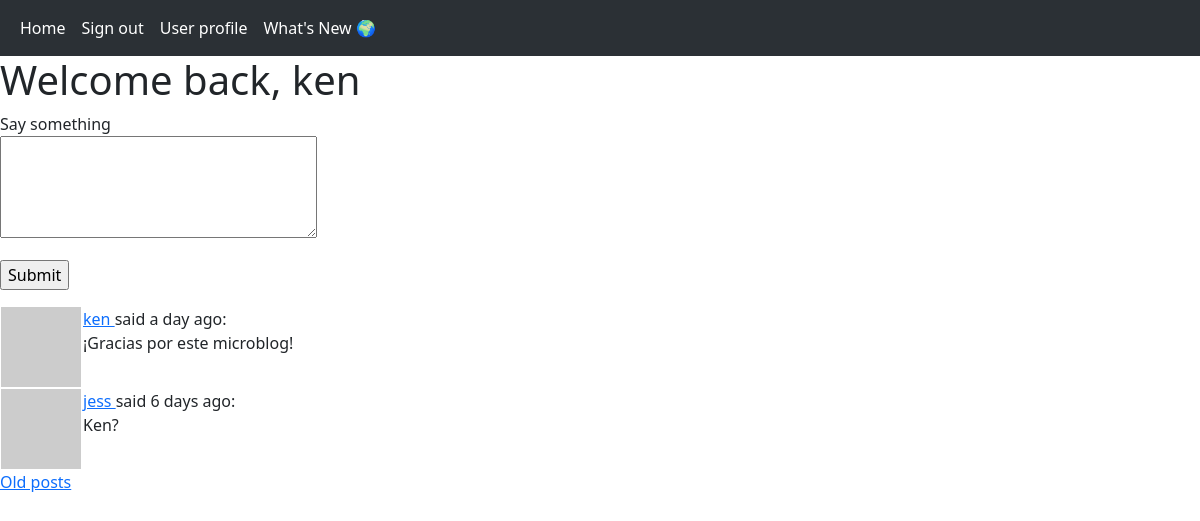
The page /index (signed in) on the database its author committed.
### app/models.py (models this page shows, shortened)
class User(db.Model, UserMixin):
    id = db.Column(db.Integer, primary_key=True)
    username = db.Column(db.String(64), index = True, unique = True)
    email = db.Column(db.String(120), index = True, unique = True)
    password_hash = db.Column(db.String(128))
    posts = db.relationship('Post', backref='author', lazy='dynamic')
    about_me = db.Column(db.String(140))
    last_seen = db.Column(db.DateTime, default = datetime.utcnow)
    followed = db.relationship(
        'User', secondary = followers,
        primaryjoin = (followers.c.follower_id == id),
        secondaryjoin = (followers.c.followed_id == id),
        backref = db.backref('followers', lazy='dynamic'),
        lazy='dynamic')
    def avatar(self, size):
        digest = md5(self.email.lower().encode('utf-8')).hexdigest()
        return 'https://www.gravatar.com/avatar/{}?d=identicon&s={}'.format(digest, size)
    def followed_posts(self):
        followed = Post.query.join(
            followers, (followers.c.followed_id == Post.user_id)).filter(
                followers.c.follower_id == self.id)
        own = Post.query.filter_by(user_id=self.id)
        return followed.union(own).order_by(Post.timestamp.desc())

class Post(db.Model):
    id = db.Column(db.Integer, primary_key = True)
    body = db.Column(db.String(140))
    timestamp = db.Column(db.DateTime, index = True, default = datetime.utcnow)
    user_id = db.Column(db.Integer, db.ForeignKey('user.id'))
    language = db.Column(db.String(5))

### app/routes.py (the view, shortened to what this page needs)
@app.route('/', methods=['GET', 'POST'])
@app.route('/index', methods=['GET', 'POST'])
@login_required
def index():
    form = PostForm()
    page = request.args.get('page', 1, type=int)
    posts = current_user.followed_posts().paginate(
        page=page,
        per_page=app.config['POSTS_PER_PAGE'],
        error_out=False)
    next_url = url_for('index',
                       page = posts.next_num) \
        if posts.has_next else None
    prev_url = url_for('index',
                       page = posts.prev_num) \
        if posts.has_prev else None
    return render_template('index.html',
                           title = 'Main page',
                           form = form,
                           posts = posts.items,
                           next_url = next_url,
                           prev_url = prev_url)

### app/forms.py
class PostForm(FlaskForm):
    post = TextAreaField('Say something',
                         validators=[DataRequired(),
                                     Length(min=1, max=140)])
    submit = SubmitField('Submit')

### app/models.py (called while the page is built)
@login.user_loader
def load_user(id):
    return User.query.get(int(id))

### app/routes.py (called while the page is built)
@app.before_request
def before_request():
    if current_user.is_authenticated:
        current_user.last_seen = datetime.utcnow()
        db.session.commit()

### app/templates/index.html (shortened to what this page needs)
{% extends 'base.html' %}
{% block content %}
    <h1>Welcome back, {{ current_user.username }}</h1>
    {% if form %}
    <form action="" method="post">
        <p>
            {{ form.post.label }} <br>
            {{ form.post(cols=32, rows=4) }} <br>
        </p>
        <p>{{ form.submit() }}</p>
    </form>
    {% endif %}
    {% for post in posts %}
        {% include '_post.html' %}
    {% endfor %}
    {% if next_url %}
    <a href="{{ next_url }}"> Old posts </a>
    {% endif %}
{% endblock %}

### app/templates/_post.html
<table>
    <tr valign='top'>
        <td><img src="{{ post.author.avatar(32) }}"></td>
        <td>
            <a href="{{ url_for('user', username=post.author.username) }}">
                {{ post.author.username }}
            </a>
            said {{ moment(post.timestamp).fromNow() }}:
            <br>
            {{ post.body }}
        </td>
    </tr>
</table>

### rows shown on the page
User: username "ken"
Post: author.username "ken", timestamp "a day ago", body "¡Gracias por este microblog!"
Post: author.username "jess", timestamp "6 days ago", body "Ken?"
